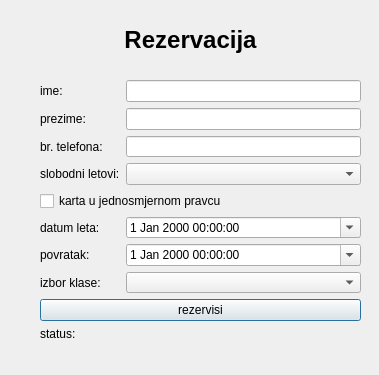
<?xml version="1.0" encoding="UTF-8"?>
<ui version="4.0">
 <class>rezervacija</class>
 <widget class="QDialog" name="rezervacija">
  <property name="geometry">
   <rect>
    <x>0</x>
    <y>0</y>
    <width>379</width>
    <height>375</height>
   </rect>
  </property>
  <property name="windowTitle">
   <string>Dialog</string>
  </property>
  <widget class="QLabel" name="label">
   <property name="geometry">
    <rect>
     <x>120</x>
     <y>20</y>
     <width>141</width>
     <height>41</height>
    </rect>
   </property>
   <property name="text">
    <string>&lt;html&gt;&lt;head/&gt;&lt;body&gt;&lt;p align=&quot;center&quot;&gt;&lt;span style=&quot; font-size:18pt; font-weight:600;&quot;&gt;Rezervacija&lt;/span&gt;&lt;/p&gt;&lt;/body&gt;&lt;/html&gt;</string>
   </property>
  </widget>
  <widget class="QWidget" name="">
   <property name="geometry">
    <rect>
     <x>40</x>
     <y>80</y>
     <width>321</width>
     <height>261</height>
    </rect>
   </property>
   <layout class="QGridLayout" name="gridLayout">
    <item row="4" column="0" colspan="3">
     <widget class="QCheckBox" name="checkBox">
      <property name="text">
       <string>karta u jednosmjernom pravcu</string>
      </property>
     </widget>
    </item>
    <item row="3" column="0" colspan="2">
     <widget class="QLabel" name="label_5">
      <property name="text">
       <string>slobodni letovi:</string>
      </property>
     </widget>
    </item>
    <item row="3" column="2">
     <widget class="QComboBox" name="let"/>
    </item>
    <item row="2" column="2">
     <widget class="QLineEdit" name="brtel"/>
    </item>
    <item row="1" column="0" colspan="2">
     <widget class="QLabel" name="label_3">
      <property name="text">
       <string>prezime:</string>
      </property>
     </widget>
    </item>
    <item row="9" column="0" colspan="3">
     <widget class="QLabel" name="status">
      <property name="text">
       <string>status:</string>
      </property>
     </widget>
    </item>
    <item row="1" column="2">
     <widget class="QLineEdit" name="prezime"/>
    </item>
    <item row="2" column="0" colspan="2">
     <widget class="QLabel" name="label_4">
      <property name="text">
       <string>br. telefona:</string>
      </property>
     </widget>
    </item>
    <item row="7" column="0" colspan="2">
     <widget class="QLabel" name="label_8">
      <property name="text">
       <string>izbor klase:</string>
      </property>
     </widget>
    </item>
    <item row="6" column="0" colspan="2">
     <widget class="QLabel" name="label_7">
      <property name="text">
       <string>povratak:</string>
      </property>
     </widget>
    </item>
    <item row="8" column="0" colspan="3">
     <widget class="QPushButton" name="pushButton">
      <property name="text">
       <string>rezervisi</string>
      </property>
     </widget>
    </item>
    <item row="0" column="2">
     <widget class="QLineEdit" name="ime"/>
    </item>
    <item row="0" column="0" colspan="2">
     <widget class="QLabel" name="label_2">
      <property name="text">
       <string>ime:</string>
      </property>
     </widget>
    </item>
    <item row="5" column="0" colspan="2">
     <widget class="QLabel" name="label_6">
      <property name="text">
       <string>datum leta:</string>
      </property>
     </widget>
    </item>
    <item row="7" column="2">
     <widget class="QComboBox" name="klasa"/>
    </item>
    <item row="5" column="2">
     <widget class="QDateTimeEdit" name="dateTimeEdit">
      <property name="calendarPopup">
       <bool>true</bool>
      </property>
     </widget>
    </item>
    <item row="6" column="2">
     <widget class="QDateTimeEdit" name="dateTimeEdit_2">
      <property name="calendarPopup">
       <bool>true</bool>
      </property>
     </widget>
    </item>
   </layout>
  </widget>
 </widget>
 <resources/>
 <connections>
  <connection>
   <sender>checkBox</sender>
   <signal>clicked()</signal>
   <receiver>dateTimeEdit_2</receiver>
   <slot>hide()</slot>
   <hints>
    <hint type="sourcelabel">
     <x>114</x>
     <y>195</y>
    </hint>
    <hint type="destinationlabel">
     <x>141</x>
     <y>240</y>
    </hint>
   </hints>
  </connection>
  <connection>
   <sender>checkBox</sender>
   <signal>clicked()</signal>
   <receiver>label_7</receiver>
   <slot>hide()</slot>
   <hints>
    <hint type="sourcelabel">
     <x>98</x>
     <y>191</y>
    </hint>
    <hint type="destinationlabel">
     <x>85</x>
     <y>248</y>
    </hint>
   </hints>
  </connection>
 </connections>
</ui>
